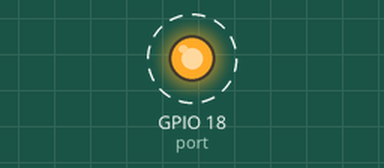
Bench run of a program on a simulated Raspberry Pi (BCM pin numbers). Parts: output pins drawn as LEDs (lit = HIGH). Dashed ring = blinking. What the program prints to the terminal is not drawn.

Above: at 0.5 s.
Timing chart, 0 to 4.6 s (numbered marks = the images above):
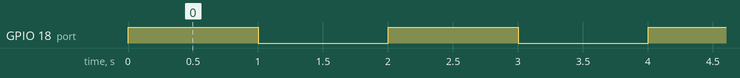

The program:

led_sample.py
```python
#!/bin/python
# -*- coding:utf-8 -*-

import RPi.GPIO as GPIO
import time

port = 18

if __name__ == "__main__":

  GPIO.setmode(GPIO.BCM)
  GPIO.setwarnings(False)

  GPIO.setup(port, GPIO.OUT)

  print "Hello, World!\nPress Ctrl+C to Exit"

  while True:
    try:
      GPIO.output(port, 1)
      time.sleep(1)
      GPIO.output(port, 0)
      time.sleep(1)
    except:
      print "\nbyebye."
      break

  GPIO.cleanup()
```

Measured:
- by itself, GPIO 18 (port): alternates HIGH for 1.0 s and LOW for 1.0 s
